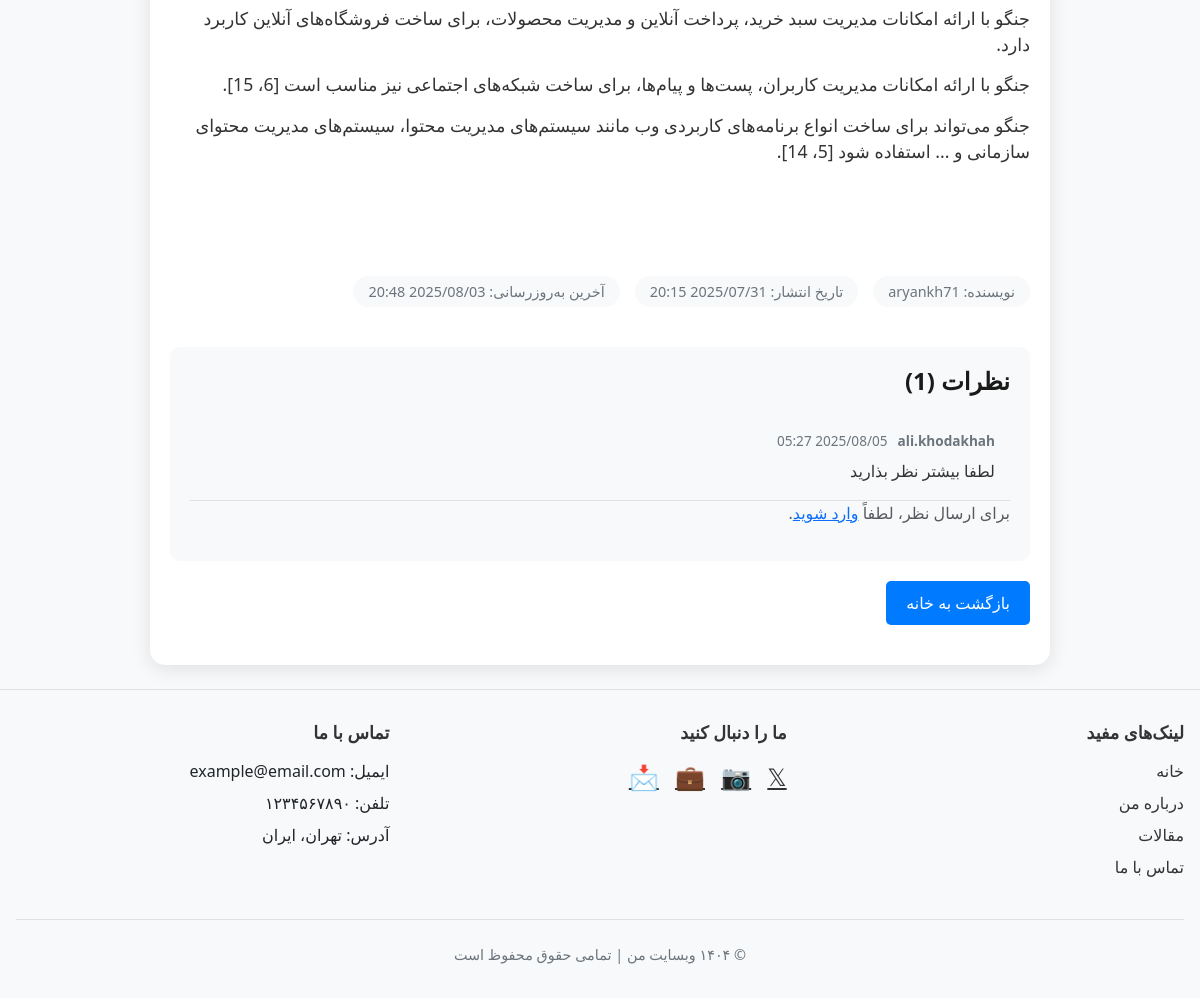
The app's page /فریمورک-جنگو/ (lower part), older data.
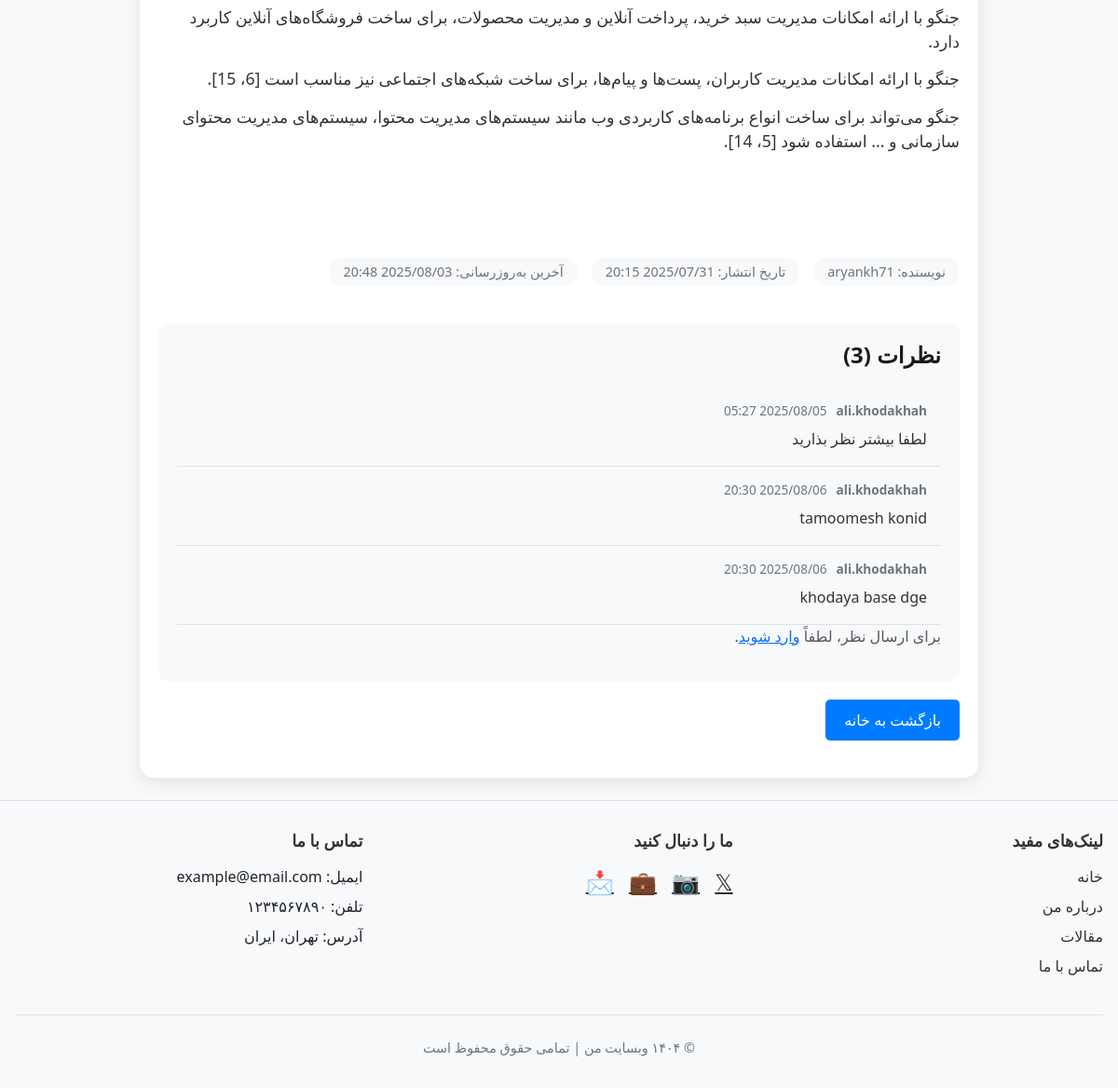
The same page, newer data.
### blog/models.py (models this page shows, shortened)
class Comment(models.Model):
    post = models.ForeignKey('Post', on_delete=models.CASCADE, related_name='comments')
    author = models.ForeignKey(
        settings.AUTH_USER_MODEL,
        on_delete=models.SET_NULL,
        null=True,
        blank=True,
        related_name='comments'
    )
    body = models.TextField(max_length=1000, help_text='متن کامنت (حداکثر 1000 کاراکتر)')
    created_at = models.DateTimeField(auto_now_add=True)
    updated_at = models.DateTimeField(auto_now=True)
    is_visible = models.BooleanField(default=True)
    parent = models.ForeignKey(
        'self',
        null=True,
        blank=True,
        on_delete=models.CASCADE,
        related_name='replies'
    )
    class Meta:
        ordering = ['created_at']  # مرتب‌سازی پیش‌فرض بر اساس زمان ایجاد
        indexes = [
            models.Index(fields=['post', 'created_at']),  # ایندکس برای بهبود عملکرد
            models.Index(fields=['parent']),  # ایندکس برای ریپلای‌ها
        ]

### accounts/models.py (models this page shows, shortened)
class User(AbstractUser):
    phone = models.CharField(max_length=20, blank=True, null=True)
    birthday = models.DateField(blank=True, null=True)
    GENDER_CHOICES = [
        ('M', 'مرد'),
        ('F', 'زن'),
        ('O', 'سایر')
    ]
    gender = models.CharField(max_length=1, choices=GENDER_CHOICES, blank=True, null=True)

### accounts/templatetags/form_tags.py (called while the page is built, shortened)
@register.filter(name='add_attrs')
def add_attrs(field, args):
    if not hasattr(field, 'as_widget'):
        return field

### blog/views.py (called while the page is built)
def post_detail(request, slug):
    post = get_object_or_404(Post, slug=slug)
    comment_form = CommentForm()  # فرم برای کامنت و ریپلای
    comments = post.comments.filter(is_visible=True).select_related('author', 'parent')
    comments_count = comments.count()
    return render(request, 'post_detail.html', {
        'post': post,
        'comment_form': comment_form,
        'comments': comments,
        'comments_count': comments_count
    })

### blog/templates/post_detail.html (shortened to what this page needs)
{% extends 'base.html' %}
{% load static %}
{% block content %}
<!DOCTYPE html>
<html lang="fa" dir="rtl">
<head>
    <link href="https://cdn.jsdelivr.net/npm/bootstrap@5.3.3/dist/css/bootstrap.rtl.min.css" rel="stylesheet">
</head>
<body>
    <div class="post-container">
        <div class="post-content">{{ post.content|safe }}</div>
        <div class="post-meta">
            <span>نویسنده: {{ post.author.username }}</span>
            <span>تاریخ انتشار: {{ post.published_at|date:"Y/m/d H:i" }}</span>
            <span>آخرین به‌روزرسانی: {{ post.updated_at|date:"Y/m/d H:i" }}</span>
        </div>
        <div class="comments-section">
            <h3>نظرات ({{ comments_count }})</h3>
            {% for comment in comments %}
                <div class="comment {% if comment.parent %}reply{% endif %}" id="comment-{{ comment.id }}">
                    <div class="comment-meta">
                        <strong>{{ comment.author.username|default:"ناشناس" }}</strong>
                        <span>{{ comment.created_at|date:"Y/m/d H:i" }}</span>
                    </div>
                    <div class="comment-body">{{ comment.body }}</div>
                </div>
            {% empty %}
                <p class="text-muted">هنوز نظری ثبت نشده است.</p>
            {% endfor %}
            {% if user.is_authenticated %}
                <div class="comment-form-container">
                    <h4>ارسال نظر</h4>
                    <form class="comment-form" action="{% url 'add_comment' post_slug=post.slug %}" method="post">
                        {% csrf_token %}
                        {{ comment_form.as_p }}
                        <div class="error-message" id="error-main"></div>
                        <button type="submit" class="btn btn-primary mt-2">ارسال نظر</button>
                    </form>
                </div>
            {% else %}
                <p class="text-muted">برای ارسال نظر، لطفاً <a href="{% url 'login' %}">وارد شوید</a>.</p>
            {% endif %}
        </div>
        <a href="{% url 'home' %}" class="back-btn">بازگشت به خانه</a>
    </div>
</body>
</html>
{% endblock %}

Row changes from the older to the newer data that the page shows:
added Comment: author.username "ali.khodakhah", created_at "2025/08/06 20:30", body "tamoomesh konid"
added Comment: author.username "ali.khodakhah", created_at "2025/08/06 20:30", body "khodaya base dge"
Text that changed along with them:
{{ comments_count }}: "1" → "3"
